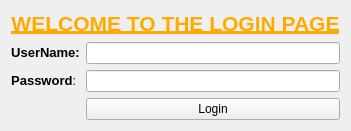
<?xml version="1.0" encoding="UTF-8"?>
<ui version="4.0">
 <class>Form</class>
 <widget class="QWidget" name="Form">
  <property name="geometry">
   <rect>
    <x>0</x>
    <y>0</y>
    <width>349</width>
    <height>130</height>
   </rect>
  </property>
  <property name="windowTitle">
   <string>Form</string>
  </property>
  <layout class="QFormLayout" name="formLayout">
   <item row="0" column="0" colspan="2">
    <widget class="QLabel" name="welcome">
     <property name="toolTip">
      <string>&lt;html&gt;&lt;head/&gt;&lt;body&gt;&lt;p&gt;&lt;span style=&quot; font-weight:600; color:#ff557f;&quot;&gt;Greetings&lt;/span&gt;&lt;/p&gt;&lt;/body&gt;&lt;/html&gt;</string>
     </property>
     <property name="text">
      <string>&lt;html&gt;&lt;head/&gt;&lt;body&gt;&lt;p align=&quot;center&quot;&gt;&lt;span style=&quot; font-size:16pt; font-weight:600; text-decoration: underline; color:#ffaa00;&quot;&gt;WELCOME TO THE LOGIN PAGE&lt;/span&gt;&lt;/p&gt;&lt;/body&gt;&lt;/html&gt;</string>
     </property>
     <property name="scaledContents">
      <bool>false</bool>
     </property>
    </widget>
   </item>
   <item row="1" column="0">
    <widget class="QLabel" name="usernamelabel">
     <property name="font">
      <font>
       <weight>75</weight>
       <bold>true</bold>
      </font>
     </property>
     <property name="text">
      <string>&lt;html&gt;&lt;head/&gt;&lt;body&gt;&lt;p align=&quot;center&quot;&gt;&lt;span style=&quot; font-size:10pt; font-weight:600;&quot;&gt;UserName&lt;/span&gt;&lt;span style=&quot; font-size:10pt;&quot;&gt;:&lt;/span&gt;&lt;/p&gt;&lt;/body&gt;&lt;/html&gt;</string>
     </property>
    </widget>
   </item>
   <item row="1" column="1">
    <widget class="QLineEdit" name="username">
     <property name="font">
      <font>
       <strikeout>false</strikeout>
      </font>
     </property>
     <property name="whatsThis">
      <string>&lt;html&gt;&lt;head/&gt;&lt;body&gt;&lt;p&gt;Enter Your UserName:&lt;/p&gt;&lt;p&gt;&lt;br/&gt;&lt;/p&gt;&lt;/body&gt;&lt;/html&gt;</string>
     </property>
     <property name="text">
      <string/>
     </property>
     <property name="frame">
      <bool>true</bool>
     </property>
    </widget>
   </item>
   <item row="2" column="0">
    <widget class="QLabel" name="passwordlabel">
     <property name="text">
      <string>&lt;html&gt;&lt;head/&gt;&lt;body&gt;&lt;p align=&quot;center&quot;&gt;&lt;span style=&quot; font-size:10pt; font-weight:600;&quot;&gt;Password&lt;/span&gt;:&lt;/p&gt;&lt;/body&gt;&lt;/html&gt;</string>
     </property>
    </widget>
   </item>
   <item row="2" column="1">
    <widget class="QLineEdit" name="password">
     <property name="text">
      <string/>
     </property>
     <property name="echoMode">
      <enum>QLineEdit::Password</enum>
     </property>
     <property name="alignment">
      <set>Qt::AlignLeading|Qt::AlignLeft|Qt::AlignVCenter</set>
     </property>
     <property name="placeholderText">
      <string/>
     </property>
     <property name="clearButtonEnabled">
      <bool>true</bool>
     </property>
    </widget>
   </item>
   <item row="3" column="1">
    <widget class="QPushButton" name="pushButton_2">
     <property name="text">
      <string>Login</string>
     </property>
    </widget>
   </item>
  </layout>
  <zorder>usernamelabel</zorder>
  <zorder>passwordlabel</zorder>
  <zorder>password</zorder>
  <zorder>welcome</zorder>
  <zorder>pushButton_2</zorder>
  <zorder>username</zorder>
 </widget>
 <tabstops>
  <tabstop>username</tabstop>
  <tabstop>password</tabstop>
  <tabstop>pushButton_2</tabstop>
 </tabstops>
 <resources/>
 <connections/>
</ui>
